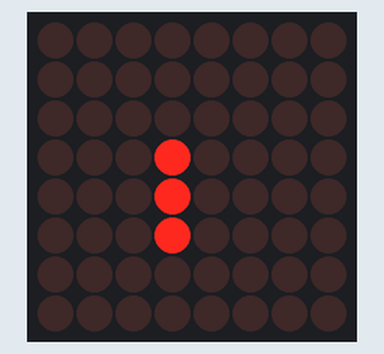
Recording of a program running on a simulated ESP32. Parts: 8×8 LED matrix.

Above: at 0.15 s.
At 1.05 s:
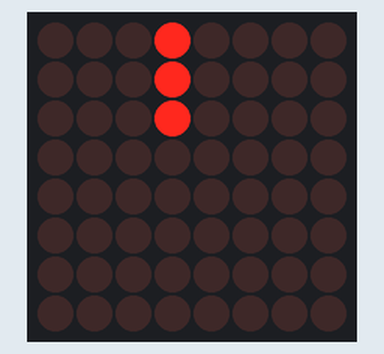
At 1.65 s:
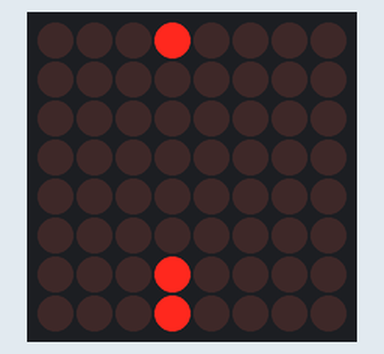
At 2.25 s:
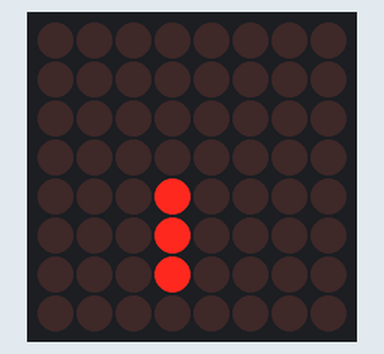

The program:

main.cpp
```cpp
#include <Arduino.h>
#include <LedControl.h>

#define DIN 23
#define CS 5
#define CLK 18

#define WIDTH 8
#define HEIGHT 8

static unsigned char frame_buffer[WIDTH*HEIGHT];

struct Point {
    int x;
    int y;
};

int snake_len=3,dir_x=0,dir_y=-1;
int score=0;
struct Point snake[20]={
    [0]={.x=3,.y=3},
    [1]={.x=3,.y=4},
    [2]={.x=3,.y=5},
};

unsigned long last_move_time=0;
const unsigned long move_interval = 300;

LedControl lc=LedControl(DIN,CLK,CS,1);

void buffer_to_matrix()
{
    int y=0,x=0;
    for(y=0;y<HEIGHT;y++)
    {
        byte row_data=0x00;
        for(x=0;x<WIDTH;x++){
            int idx=(y*WIDTH)+x;
            if(frame_buffer[idx]>0){
                row_data|=(1<<(7-x));
            }
        }
        lc.setRow(0,y,row_data);
    }
}

void draw_snake_to_buffer(struct Point s[], int len){
    int idx,i=0;
    for(i=0;i<len;i++){
        idx=(s[i].y*WIDTH)+s[i].x;
        frame_buffer[idx]=1;
    }
}

void setup()
{
    lc.shutdown(0,false);
    lc.setIntensity(0,4);
    lc.clearDisplay(0);


    // struct Point food;

    memset(frame_buffer,0,sizeof(frame_buffer));
    draw_snake_to_buffer(snake,snake_len);
    buffer_to_matrix();
}

void loop()
{

    unsigned long curr_time=millis();

    if(curr_time - last_move_time>=move_interval)
    {
        last_move_time=curr_time;
        int i;
        for(i=snake_len-1;i>0;i--)
        {
            snake[i]=snake[i-1];
        }

        snake[0].x+=dir_x;
        snake[0].y+=dir_y;
        if(snake[0].x<0){
            snake[0].x=WIDTH-1;
        }
        if(snake[0].x>=WIDTH){
            snake[0].x=0;
        }
        if(snake[0].y<0){
            snake[0].y=HEIGHT-1;
        }
        if(snake[0].y>=HEIGHT){
            snake[0].y=0;
        }

        memset(frame_buffer,0,sizeof(frame_buffer));
        draw_snake_to_buffer(snake,snake_len);
        buffer_to_matrix();
    }
}
```

Measured:
- by itself, everything shown: repeats every 2.4 s, in 8 steps
